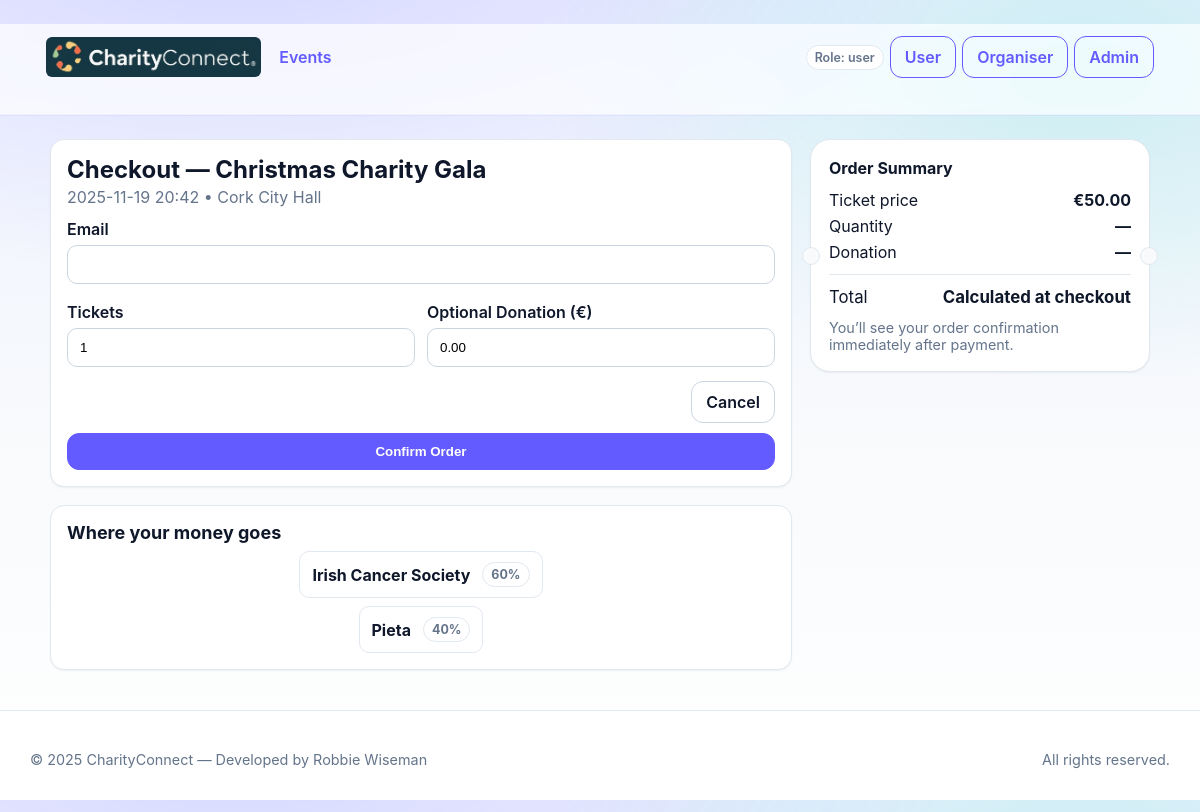
Page /events/1/buy on the committed database.
### models.py (models this page shows)
class Event(db.Model):
    id = db.Column(db.Integer, primary_key=True)
    organiser_id = db.Column(db.Integer, db.ForeignKey('organiser.id'), nullable=False)
    title = db.Column(db.String(200), nullable=False)
    description = db.Column(db.Text)
    venue = db.Column(db.String(200))
    starts_at = db.Column(db.DateTime, nullable=False)
    published = db.Column(db.Boolean, default=False)
    ticket_price_cents = db.Column(db.Integer, default=0)
    created_at = db.Column(db.DateTime, default=dt.datetime.utcnow)
    organiser = db.relationship('Organiser', backref='events')
    beneficiaries = db.relationship('EventBeneficiary', backref='event', cascade="all, delete-orphan")

class EventBeneficiary(db.Model):
    id = db.Column(db.Integer, primary_key=True)
    event_id = db.Column(db.Integer, db.ForeignKey('event.id'), index=True)
    charity_id = db.Column(db.Integer, db.ForeignKey('charity.id'))
    allocation_percent = db.Column(db.Integer, nullable=False)
    charity = db.relationship('Charity')

class Charity(db.Model):
    id = db.Column(db.Integer, primary_key=True)
    name = db.Column(db.String(180), nullable=False)
    regulator_ref = db.Column(db.String(120))

### routes.py (the view, shortened to what this page needs)
@bp.route("/events/<int:event_id>/buy", methods=["GET","POST"])
def event_buy(event_id):
    from forms import PurchaseForm
    ev = Event.query.get_or_404(event_id)
    if not ev.published and get_role() not in (ROLE_ORG, ROLE_ADMIN):
        abort(404)
    form = PurchaseForm()
    if request.method == "POST":
        for field, msgs in form.errors.items():
            for m in msgs:
                flash(f"{field}: {m}", "danger")
    return render_template("event_buy.html", ev=ev, form=form)

### forms.py
class PurchaseForm(FlaskForm):
    email = StringField("Email", validators=[DataRequired(), Email()])
    qty = IntegerField("Tickets", default=1, validators=[DataRequired(), NumberRange(min=1, max=10)])
    donation_eur = DecimalField("Optional Donation (€)", default=0, places=2, validators=[NumberRange(min=0)])
    submit = SubmitField("Confirm Order")

### routes.py (called while the page is built)
def get_role():
    return session.get("role", ROLE_USER)

@bp.app_context_processor
def inject_current_role():
    return {"current_role": get_role()}

### templates/event_buy.html (shortened to what this page needs)
{% extends "base.html" %}
{% block content %}
<div class="row" style="align-items:flex-start; gap:18px">
  <div class="grow">
    <div class="card">
      <h2 style="margin-top:0">Checkout — {{ ev.title }}</h2>
      <div class="muted" style="margin:-4px 0 12px">
        {{ ev.starts_at.strftime('%Y-%m-%d %H:%M') }} • {{ ev.venue or 'TBA' }}
      </div>
      <form method="post" novalidate>
        <label for="{{ form.email.id }}">Email</label>
        {{ form.email(id="email", class="") }}
        <div class="row" style="gap:12px; margin-top:8px">
          <div style="flex:1">
            <label for="{{ form.qty.id }}">Tickets</label>
            {{ form.qty(id="qty", class="") }}
          </div>
          <div style="flex:1">
            <label for="{{ form.donation_eur.id }}">Optional Donation (€)</label>
            {{ form.donation_eur(id="donation_eur", class="") }}
          </div>
        </div>
        <div class="row" style="justify-content:flex-end; gap:10px; margin-top:14px">
          <a class="btn" href="{{ url_for('main.event_detail', event_id=ev.id) }}">Cancel</a>
          {{ form.submit(class="btn primary") }}
        </div>
      </form>
    </div>
    <div class="card" style="margin-top:18px">
      <h3 style="margin:0 0 8px">Where your money goes</h3>
      {% if ev.beneficiaries %}
        <div class="row" style="flex-direction:column; gap:8px">
          {% for b in ev.beneficiaries %}
            <div class="row space-between" style="border:1px solid var(--line); border-radius:10px; padding:10px 12px; background:#fff">
              <strong>{{ b.charity.name }}</strong>
              <span class="badge" style="font-weight:700">{{ b.allocation_percent }}%</span>
            </div>
          {% endfor %}
        </div>
      {% else %}
        <p class="muted" style="margin:0">Allocations will be confirmed by the organiser.</p>
      {% endif %}
    </div>
  </div>
  <aside style="width:340px; max-width:100%">
    <div class="card ticket">
      <div class="row space-between">
        <strong>Order Summary</strong>
      </div>
      <div style="margin-top:12px">
        <div class="row space-between">
          <span>Ticket price</span>
          <strong>€{{ '%.2f' % (ev.ticket_price_cents/100) }}</strong>
        </div>
        <div class="row space-between" style="margin-top:6px">
          <span>Quantity</span>
          <strong>—</strong>
        </div>
        <div class="row space-between" style="margin-top:6px">
          <span>Donation</span>
          <strong>—</strong>
        </div>
        <hr style="margin:12px 0; border:none; border-top:1px solid var(--line)">
        <div class="row space-between" style="font-size:1.05rem">
          <span>Total</span>
          <strong>Calculated at checkout</strong>
        </div>
      </div>
      <div class="muted" style="font-size:.9rem; margin-top:12px">
        You’ll see your order confirmation immediately after payment.
      </div>
    </div>
  </aside>
</div>
{% endblock %}

### static/style.css (style rules this page uses)
:root { --brand-primary:#635bff; --brand-accent:#2dd4bf; --brand-info:#38bdf8; --brand-success:#10b981; --brand-warning:#f59e0b; --brand-danger:#ef4444; --bg-0:#0b1020; --bg-1:#0f172a; --bg-2:#0f172a; --bg-card:#ffffff; --text-0:#0f172a; --text-1:#475569; --muted:#64748b; --line:#e2e8f0; --shadow-sm:0 1px 2px rgba(0,0,0,.06); --shadow-md:0 8px 24px rgba(2,6,23,.10); --rounded:14px; --rounded-lg:18px; --rounded-xl:24px; --grad-hero: radial-gradient(1200px 600px at 20% -10%, rgba(99,91,255,.18) 0%, rgba(99,91,255,0) 60%), radial-gradient(900px 500px at 90% 10%, rgba(45,212,191,.18) 0%, rgba(45,212,191,0) 60%), linear-gradient(180deg,#eef2ff 0%, #f8fafc 55%, #ffffff 100%); }
* { box-sizing:border-box }
html,body { height:100% }
body { margin:0; font-family: Inter, system-ui, -apple-system, "Segoe UI", Roboto, Arial, sans-serif; color:var(--text-0); background:var(--grad-hero); }
a { color:var(--brand-primary); text-decoration:none }
.row { display:flex;gap:12px;flex-wrap:wrap;align-items:center }
.grow { flex:1 }
.muted { color:var(--muted) }
.card { background:var(--bg-card); border:1px solid var(--line); border-radius:var(--rounded); padding:16px; box-shadow:var(--shadow-sm); transition:transform .12s ease, box-shadow .18s ease, border-color .18s ease; }
.btn { display:inline-flex; align-items:center; justify-content:center; gap:8px; padding:10px 14px; border:1px solid #cbd5e1; border-radius:12px; background:#fff; color:var(--text-0); font-weight:600; cursor:pointer; transition: transform .02s ease, box-shadow .15s ease, background-color .15s ease, color .15s ease, border-color .15s ease; }
.btn.primary { background:var(--brand-primary); color:#fff; border-color:var(--brand-primary); }
form label { display:block;margin:10px 0 6px;font-weight:600;color:#0f172a }
input,select,textarea { width:100%; padding:11px 12px; border:1px solid #cbd5e1; border-radius:10px; background:#fff; outline:none; transition:border-color .15s ease, box-shadow .15s ease; }
.ticket { position:relative; background:#fff; border:1px solid var(--line); border-radius:20px; padding:18px; box-shadow:var(--shadow-sm); }
.ticket:before, .ticket:after { content:""; position:absolute; top:50%; transform:translateY(-50%); width:16px; height:16px; border-radius:50%; background:#f8fafc; border:1px solid var(--line); }
.ticket:before { left:-9px }
.ticket:after { right:-9px }
.ticket .row { justify-content:space-between }
.badge { display:inline-block; padding:4px 8px; border-radius:999px; border:1px solid var(--line); background:#fff; color:var(--muted); font-weight:600; font-size:.78rem; }
h1,h2,h3,h4 { margin:8px 0 6px; line-height:1.2 }
h2 { font-size:1.5rem }
h3 { font-size:1.125rem }
.space-between { justify-content:space-between }

### rows in the picture
Event: title "Christmas Charity Gala", starts_at "2025-11-19 20:42", venue "Cork City Hall", ev.ticket_price_cents/100 "50.00"
EventBeneficiary: charity.name "Irish Cancer Society", allocation_percent "60"
EventBeneficiary: charity.name "Pieta", allocation_percent "40"

### other values in the picture
{{ current_role or 'user' }} "user"
